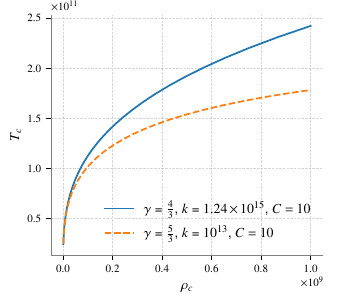

Generate this figure with Python:
import numpy as np
import matplotlib.pyplot as plt
import figStyle
from figStyle import plot_for

G = 6.67 * 1e-8
M = 1.989 * 1e33
R = 8.3 * 1e7
mue = 2.0


def Tc(rhoc, gamma, K, C):
    return ((mue/R) * (C * G * M**(2/3) * rhoc**(1/3)
                       - (K * rhoc**(gamma - 1)/mue**gamma)))


rhoc = 10.0 ** np.linspace(6, 9, 50)
C = 10.0
gammas = [4/3, 5/3]
gamma_labels = [r"$\frac{4}{3}$", r"$\frac{5}{3}$"]
ks = [1.24 * 1e15, 1e13]
k_labels = [r"$1.24 \times 10^{15}$", r"$10^{13}$"]

plot_for("PRD")
fig, ax = plt.subplots(nrows=1, ncols=1)
for gamma, k, gamma_label, k_label in zip(gammas, ks, gamma_labels, k_labels):
    ax.plot(rhoc, Tc(rhoc, gamma, k, C),
            label=fr"$\gamma$ =  {gamma_label}, $k$ = {k_label}, $C = 10$")
ax.legend(loc="lower right")
ax.grid(ls='dashed')
ax.set_xlabel(r"$\rho_c$")
ax.set_ylabel(r"$T_c$")
fig.savefig("Tc_vs_rhoc.pdf")
